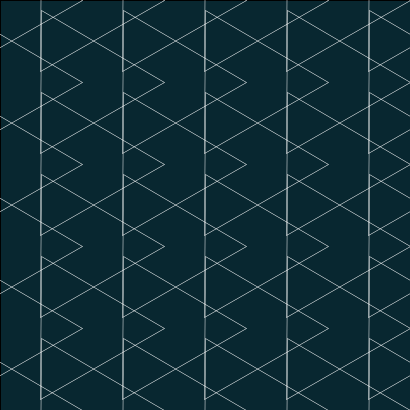
Frame 1 (no input)
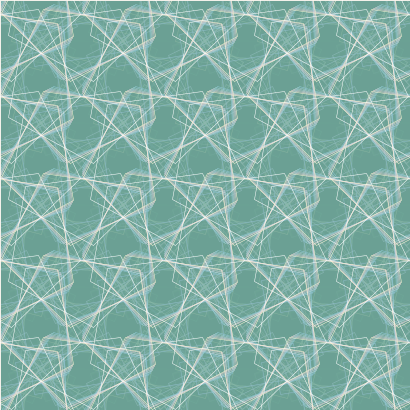
Frame 60 (the mouse pressed at the canvas centre just before this capture)
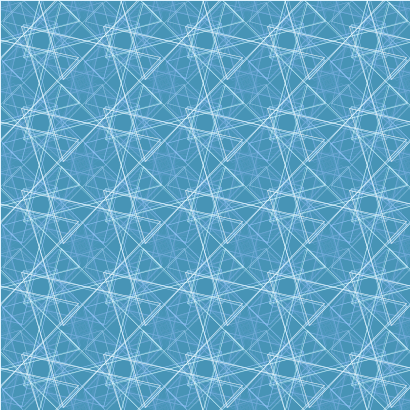
Frame 120 (the mouse held since frame 60 and released just before this capture)

The Processing sketch that drew these frames (run headless with seeded random() and noise(); from frame 60 on, the mouse is pressed at the canvas centre):

// Processing sketch: processing_163332
// ── processing_163332.pde

float startTime, currTime;
float hitTime;
float angle, speed, speedR;

int count = 3;

//import gifAnimation.*;
//
//GifMaker gifExport;

void setup() {
  background(10);
  size(410, 410);
  colorMode(HSB,360,100,100);
  
  smooth();
//  gifExport = new GifMaker(this, "20.gif");
//  gifExport.setRepeat(0);
  frameRate(30);
  
  hitTime = 1000; 
  startTime = millis();
  speed = .1;
}

void draw() {
   
  
  
  fill(random(300), 100, 100,40);
  rect(0,0,width,height);
  
  
  currTime = millis() - startTime;

  if ( currTime >= hitTime ) {    
    startTime = millis();
    count++;
  } 
  
  if (count >=7){
    count = 3;
  }
  
  noFill();
  stroke(0,0,100);
  strokeWeight(.5);
  
  //angle tiene un aumento de .1
  //angle+=speed;
  //otras opciones
  angle+=(frameCount/10);
  //angle+=count;
  
  for(int x = 0; x < width + 82; x+=82){
    for(int y = 0; y < height +82; y+=82){
      pushMatrix();
      translate(x, y);
      rotate(angle);
      polygon(0, 0, 82, count);
      popMatrix();
    }
  }
  
//  gifExport.setDelay(1);
//  gifExport.addFrame();
  
}

void polygon(float x, float y, float radius, int npoints) {
  
  
  float angle = TWO_PI / npoints;
  pushMatrix();
  //rotate(frameCount/10);
  beginShape();
  for (float a = 0; a < TWO_PI; a += angle) {
    float sx = x + cos(a) * radius;
    float sy = y + sin(a) * radius;    
    vertex(sx, sy);
  }
  
  endShape(CLOSE);
  popMatrix();
  
}

//void keyPressed() {
//  gifExport.finish();
//  println("gif saved");
//}
